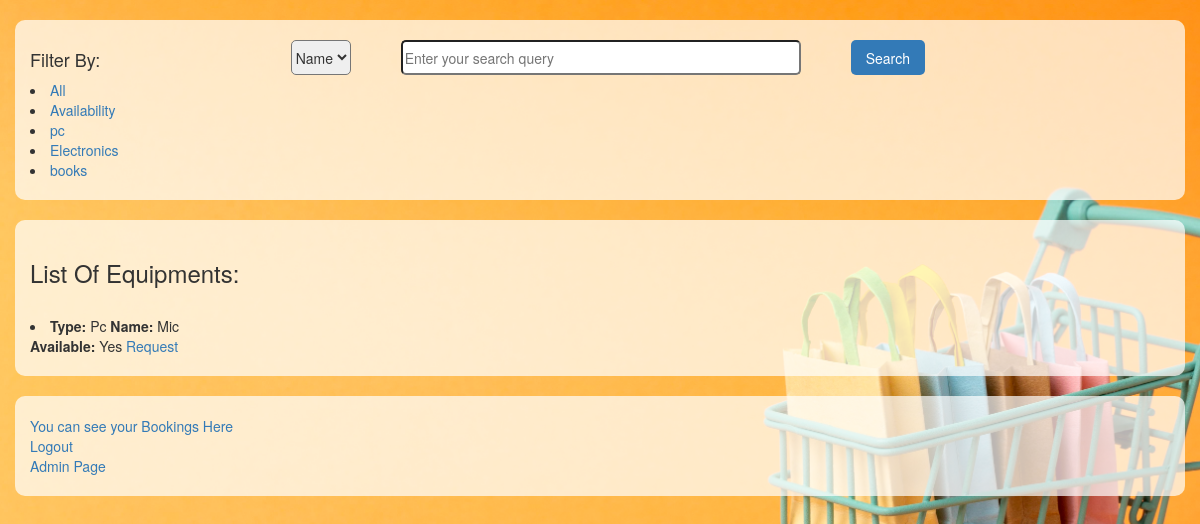
The app's page /request_for_available/12 (signed in) with its own data.
### login_logout/models.py (models this page shows, shortened)
class Books(models.Model):
    euipment_name = models.CharField(max_length=150)
    euipment_type = models.CharField(max_length=150, null=True, blank=True)
    requested_or_not = models.BooleanField(default=False)
    booked_or_not = models.BooleanField(default=False)
    availabilty = models.BooleanField(default=True, null=True, blank=True)
    return_days = models.IntegerField(default=3, null=True, blank=True)
    requested_user_id = models.ForeignKey(User, on_delete=models.CASCADE, default=None, null=True, blank=True)
    class Meta:
        verbose_name = 'Book'

### login_logout/views.py (the view)
# urls.py: path('request_for_available/<int:id>', views.request_for_available, name='request_for_available'),
@login_required
def request_for_available(request, id):
    book = Books.objects.get(pk=id)
    if book.requested_or_not == True:
        return render(request, "cannot_request.html")
    book.requested_or_not = True
    book.requested_user_id=request.user
    book.availabilty=False
    book.save()
    books = Books.objects.filter(availabilty=True)
    return render(request, 'success_page.html', {'books':books, 'book_type': 'availability'})

### templates/success_page.html (shortened to what this page needs)
<!DOCTYPE html>
<html lang="en">
<head>
    <link href="//netdna.bootstrapcdn.com/bootstrap/3.1.0/css/bootstrap.min.css" rel="stylesheet" id="bootstrap-css">
</head>
<body>
<div class="container">
    <div class="row">
        <div class="col-xs-2">
            <h4>Filter By:</h4>
            <li>
                <a href ="{% url 'filter_equipments' 'all' %}">All </a>
            </li>
            <li>
                <a href="{% url 'filter_equipments' 'availability' %}">Availability</a>
            </li>
            <li>
                <a href="{% url 'filter_equipments' 'Pc' %}">pc</a>
            </li>
            <li>
                <a href="{% url 'filter_equipments' 'Electronics' %}">Electronics</a>
            </li>
            <li>
                <a href="{% url 'filter_equipments' 'Book' %}">books</a>
            </li>
        </div>
        <div class="col-xs-8">
            <form method="POST" action="/search_by_typing/" class="search-form">
                <select id="optionSelect" name="optionSelect">
                    <option value="name" selected>Name</option>
                </select>
                <input type="text" name="query" placeholder="Enter your search query">
                <input type="submit" value="Search"/>
            </form>
        </div>
	</div>
</div>
<div class="container equipment-list">
<h3>List Of Equipments:</h3>
{% if book_type == 'all' %}
    {% for book in books %}
        <br>
        <li><b>Type: </b>{{ book.euipment_type }}  <b> Name: </b>{{ book.euipment_name }}</li> <b>Available: </b>{% if book.availabilty %} Yes {% else %} No{% endif %}
        <a href="{% url 'request_for_all' book.id  %}">Request</a>
        <br>
    {% endfor %}
{% elif book_type == 'availability' %}
    {% for book in books %}
        <br>
        <li><b>Type: </b>{{ book.euipment_type }}  <b> Name: </b>{{ book.euipment_name }}</li> <b>Available: </b>{% if book.availabilty%} Yes {% else %} No{% endif%}
        <a href="{% url 'request_for_available' book.id  %}">Request</a>
        <br>
    {% endfor %}
{% endif %}
</div>
<div class="container links-section">
    <a href="{% url 'users_reservations' %}" class="custom-link">You can see your Bookings Here</a>
    <br>
    <a href="{% url 'logout' %}" class="custom-link">Logout</a>
    <br>
    <a href="{% url 'admin_panel' %}" class="custom-link">Admin Page</a>
</div>
</body>
</html>

### templates/success_page.html (style rules this page uses)
body { background-image: url('/static/images/success.jpg'); background-size: cover; background-repeat: no-repeat; background-attachment: fixed; font-family: Arial, sans-serif; color: #333; }
.container { background-color: rgba(255, 255, 255, 0.7); padding: 20px; border-radius: 10px; margin-top: 20px; }
.equipment-list { margin-top: 20px; }
.search-form { display: flex; align-items: center; justify-content: flex-end; }
.search-form select, .search-form input[type="text"], .search-form input[type="submit"] { margin-right: 50px; height: 35px; border-radius: 5px; }
.search-form input[type="text"] { width: 400px; }
.search-form input[type="submit"] { border: none; background-color: #337ab7; color: white; padding: 8px 15px; }

### records on screen
Books: euipment_type "Pc", euipment_name "Mic", availabilty "Yes"
